Frame 1 (no input): blank canvas, image omitted
Frame 60 (the mouse pressed at the canvas centre just before this capture): blank canvas, image omitted
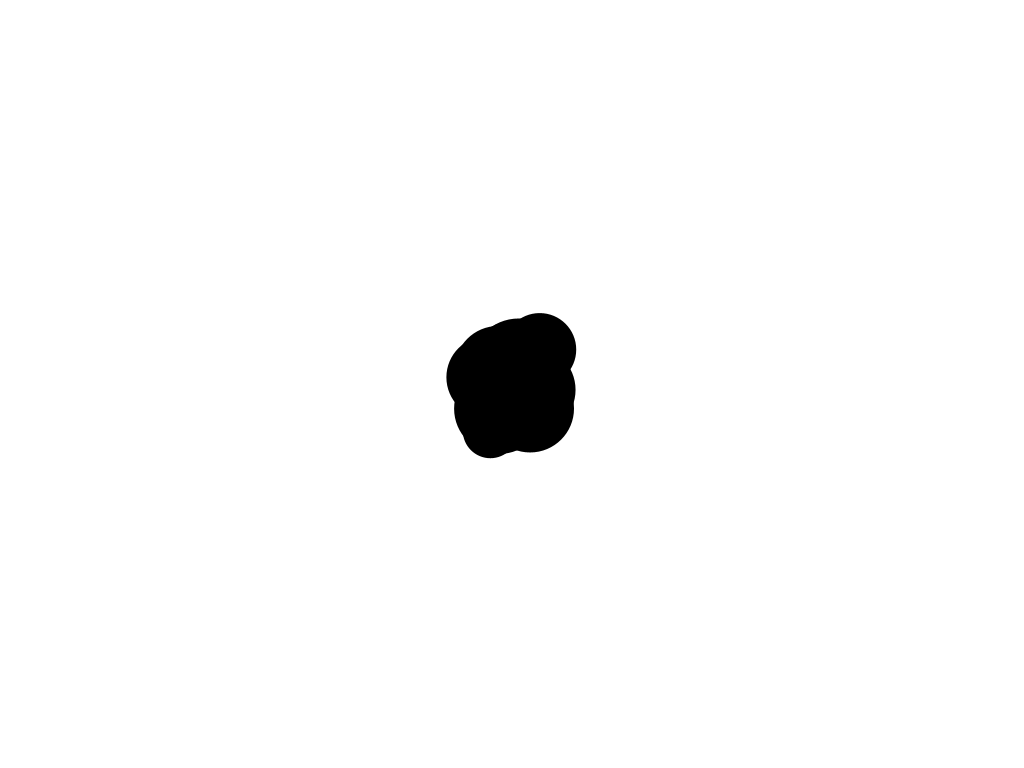
Frame 120 (the mouse held since frame 60 and released just before this capture)

The Processing sketch whose frames 1 and 60 were blank and that drew this single picture after the mouse press (run headless with seeded random() and noise(); from frame 60 on, the mouse is pressed at the canvas centre):

// Processing sketch: CustomClassManyObjects
// ── CustomClassManyObjects.pde
class Position {
  float x;
  float y;
  float diameter;
  float move_speed = 4;

  Position(float initial_diameter) {
    diameter = initial_diameter;
  }

  void set_position(int new_x, int new_y) {
    x = new_x;
    y = new_y;
  }

  void move() {
    x += random(-move_speed, move_speed);
    y += random(-move_speed, move_speed);
  }
}

ArrayList<Position> m_positions = new ArrayList<>();

void setup() {
  size(1024, 768);
  noStroke();
  fill(0);
}

void draw() {
  background(255);

  for (int i = 0; i < m_positions.size(); i++) {
    Position p = m_positions.get(i);
    p.move();
  }

  if (mousePressed) {
    Position p = new Position(random(50, 100));
    p.set_position(mouseX, mouseY);
    m_positions.add(p);
  }

  for (int i = 0; i < m_positions.size(); i++) {
    Position p = m_positions.get(i);
    circle(p.x, p.y, p.diameter);
  }
}
